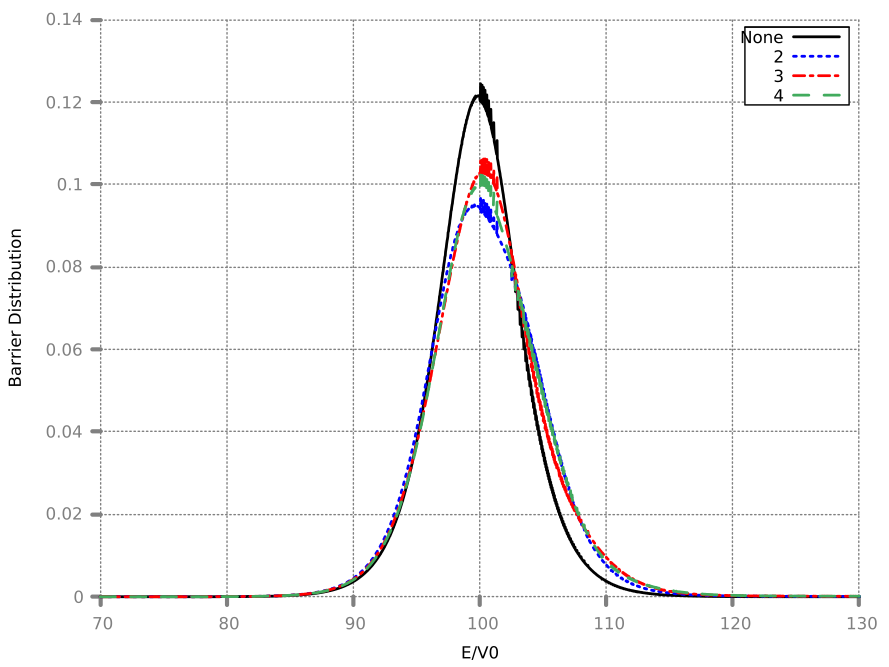

Recreate this plot in gnuplot.
load "stylefile.gp"
set xrange [70:130]
set xlabel "E/V0"
set ylabel "Barrier Distribution"
x0=NaN
y0=NaN
plot "N_1.csv" using (dx=$1-x0,x0=$1,$1-dx/2):(dy=$2-y0,y0=$2,dy/dx) w l title "None", "N_2.csv" using (dx=$1-x0,x0=$1,$1-dx/2):(dy=$2-y0,y0=$2,dy/dx) w l title "2", "N_3.csv" using (dx=$1-x0,x0=$1,$1-dx/2):(dy=$2-y0,y0=$2,dy/dx) w l title "3", "N_4.csv" using (dx=$1-x0,x0=$1,$1-dx/2):(dy=$2-y0,y0=$2,dy/dx) w l title "4"
